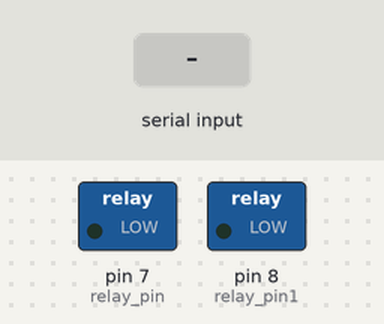
This sketch was run on a simulated Arduino Uno, built with avr-gcc and run on an emulated ATmega328P. On the bench: switched loads named in the sketch (green lamp = pin HIGH). The inputs (shaded band) are chosen by the test bench.

Above: at 1.2 s.
1.3 s: "90,45\n" received over Serial
2.8 s: "30,150\n" received over Serial
At 3.2 s:
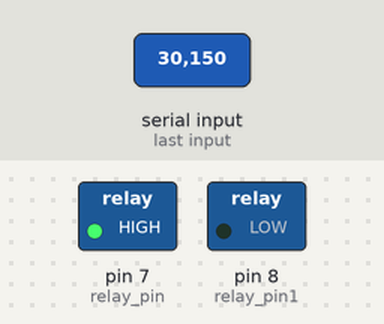
5.3 s: "3\n" received over Serial
At 6.3 s:
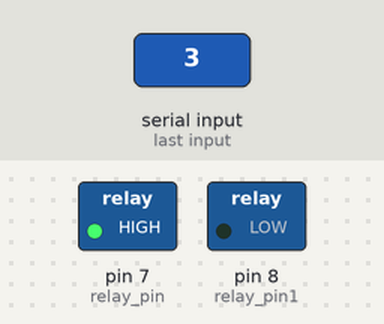
6.8 s: "4\n" received over Serial
At 7.5 s:
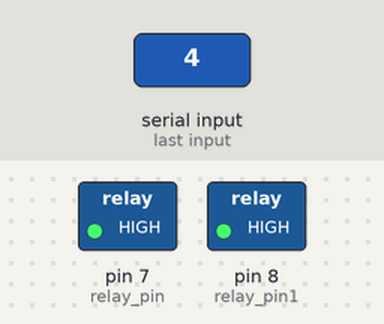
8.3 s: "5\n" received over Serial
At 8.6 s:
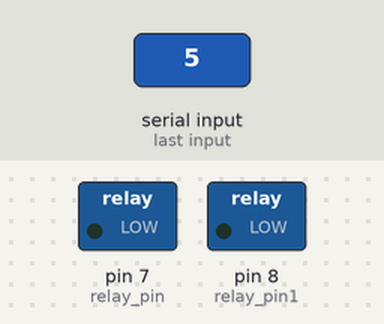
Timing chart, 0 to 10.8 s (numbered marks = the images above; inputs shaded):
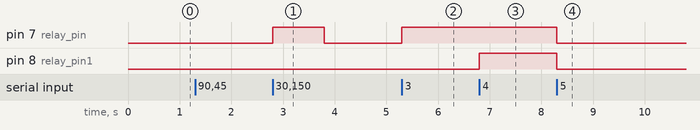

The sketch:

doorLock_ino.ino
```cpp
int relay_pin = 7;
int relay_pin1 = 8;


void setup() {
  // put your setup code here, to run once:
   pinMode( relay_pin , OUTPUT);
   pinMode(relay_pin1 , OUTPUT);
   Serial.begin(9600);
}

void loop() {


   if (Serial.available())
  {
      int c = Serial.read() -48;  //gets one byte from serial buffer
      //makes the string readString=

    //Serial.println(readString);
    if (c==3){
     relayCoin();
    }
    if (c==4){
     relayBank();
    }
    if (c==5){
      stopRelay();
    }

  }
}

void relayCoin(){
  digitalWrite( relay_pin , HIGH);
  delay(1000);
//  digitalWrite(relay_pin1,LOW);
//  Serial.println('3');
}


void relayBank(){
  digitalWrite(relay_pin1, HIGH);
//  digitalWrite(relay_pin, LOW);
//  Serial.println('4');
}

void stopRelay(){
  digitalWrite(relay_pin,LOW);
  digitalWrite(relay_pin1,LOW);
}
```

Measured:
- after the input at 2.8 s, pin 7 (relay_pin): LOW → HIGH at once, → LOW 1.0 s later
- after the input at 5.3 s, pin 7 (relay_pin): LOW → HIGH at once
- after the input at 6.8 s, pin 8 (relay_pin1): LOW → HIGH at once
- after the input at 8.3 s, pin 7 (relay_pin), pin 8 (relay_pin1): HIGH → LOW at once
